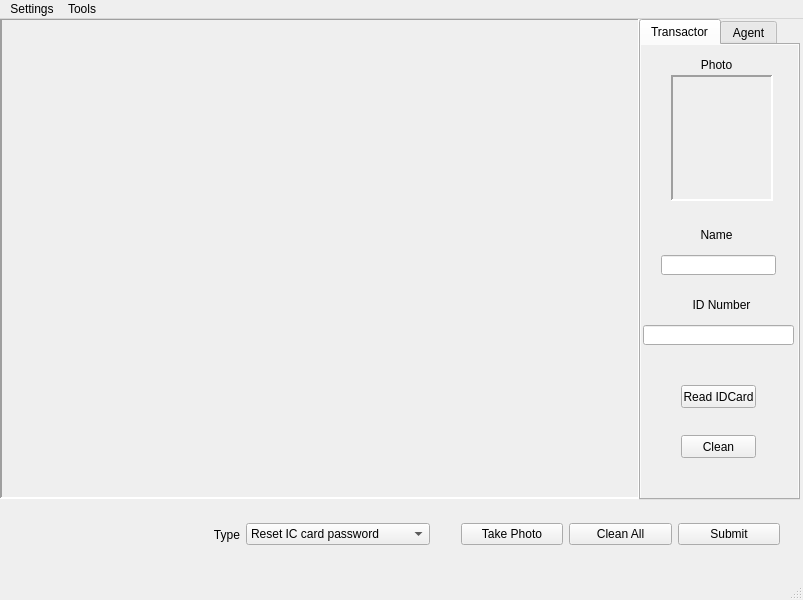
<?xml version="1.0" encoding="UTF-8"?>
<ui version="4.0">
 <class>TakePhotosClass</class>
 <widget class="QMainWindow" name="TakePhotosClass">
  <property name="geometry">
   <rect>
    <x>0</x>
    <y>0</y>
    <width>803</width>
    <height>600</height>
   </rect>
  </property>
  <property name="windowTitle">
   <string>TakePhotos</string>
  </property>
  <property name="locale">
   <locale language="Armenian" country="Armenia"/>
  </property>
  <widget class="QWidget" name="centralWidget">
   <widget class="QLabel" name="cameraLabel">
    <property name="geometry">
     <rect>
      <x>0</x>
      <y>-1</y>
      <width>640</width>
      <height>481</height>
     </rect>
    </property>
    <property name="autoFillBackground">
     <bool>true</bool>
    </property>
    <property name="locale">
     <locale language="Armenian" country="Armenia"/>
    </property>
    <property name="frameShape">
     <enum>QFrame::Panel</enum>
    </property>
    <property name="frameShadow">
     <enum>QFrame::Sunken</enum>
    </property>
    <property name="lineWidth">
     <number>2</number>
    </property>
    <property name="text">
     <string/>
    </property>
   </widget>
   <widget class="QTabWidget" name="tabWidget">
    <property name="geometry">
     <rect>
      <x>639</x>
      <y>0</y>
      <width>161</width>
      <height>481</height>
     </rect>
    </property>
    <property name="font">
     <font>
      <pointsize>9</pointsize>
     </font>
    </property>
    <property name="autoFillBackground">
     <bool>true</bool>
    </property>
    <property name="tabPosition">
     <enum>QTabWidget::North</enum>
    </property>
    <property name="tabShape">
     <enum>QTabWidget::Rounded</enum>
    </property>
    <property name="currentIndex">
     <number>0</number>
    </property>
    <property name="usesScrollButtons">
     <bool>true</bool>
    </property>
    <property name="documentMode">
     <bool>false</bool>
    </property>
    <widget class="QWidget" name="transactorTab">
     <property name="autoFillBackground">
      <bool>true</bool>
     </property>
     <attribute name="title">
      <string>Transactor</string>
     </attribute>
     <widget class="QPushButton" name="cleanBtn">
      <property name="geometry">
       <rect>
        <x>40</x>
        <y>390</y>
        <width>75</width>
        <height>23</height>
       </rect>
      </property>
      <property name="text">
       <string>Clean</string>
      </property>
     </widget>
     <widget class="QLabel" name="label_3">
      <property name="geometry">
       <rect>
        <x>0</x>
        <y>180</y>
        <width>151</width>
        <height>20</height>
       </rect>
      </property>
      <property name="text">
       <string>Name</string>
      </property>
      <property name="alignment">
       <set>Qt::AlignCenter</set>
      </property>
     </widget>
     <widget class="QPushButton" name="readInfoBtn">
      <property name="geometry">
       <rect>
        <x>40</x>
        <y>340</y>
        <width>75</width>
        <height>23</height>
       </rect>
      </property>
      <property name="text">
       <string>Read IDCard</string>
      </property>
     </widget>
     <widget class="QLineEdit" name="nameInput">
      <property name="geometry">
       <rect>
        <x>20</x>
        <y>210</y>
        <width>115</width>
        <height>20</height>
       </rect>
      </property>
      <property name="font">
       <font>
        <pointsize>10</pointsize>
       </font>
      </property>
      <property name="text">
       <string/>
      </property>
      <property name="alignment">
       <set>Qt::AlignCenter</set>
      </property>
     </widget>
     <widget class="QLabel" name="cardPhtotoTextLabel_2">
      <property name="geometry">
       <rect>
        <x>0</x>
        <y>10</y>
        <width>151</width>
        <height>20</height>
       </rect>
      </property>
      <property name="text">
       <string>Photo</string>
      </property>
      <property name="alignment">
       <set>Qt::AlignCenter</set>
      </property>
     </widget>
     <widget class="QLabel" name="cardPhotoLabel">
      <property name="geometry">
       <rect>
        <x>30</x>
        <y>30</y>
        <width>102</width>
        <height>126</height>
       </rect>
      </property>
      <property name="frameShape">
       <enum>QFrame::Panel</enum>
      </property>
      <property name="frameShadow">
       <enum>QFrame::Sunken</enum>
      </property>
      <property name="lineWidth">
       <number>2</number>
      </property>
      <property name="midLineWidth">
       <number>0</number>
      </property>
      <property name="text">
       <string/>
      </property>
     </widget>
     <widget class="QLabel" name="label_4">
      <property name="geometry">
       <rect>
        <x>20</x>
        <y>250</y>
        <width>121</width>
        <height>20</height>
       </rect>
      </property>
      <property name="text">
       <string>ID Number</string>
      </property>
      <property name="alignment">
       <set>Qt::AlignCenter</set>
      </property>
     </widget>
     <widget class="QLineEdit" name="IDCardNumInput">
      <property name="geometry">
       <rect>
        <x>2</x>
        <y>280</y>
        <width>151</width>
        <height>20</height>
       </rect>
      </property>
      <property name="font">
       <font>
        <pointsize>10</pointsize>
       </font>
      </property>
      <property name="alignment">
       <set>Qt::AlignCenter</set>
      </property>
     </widget>
    </widget>
    <widget class="QWidget" name="agentTab">
     <property name="autoFillBackground">
      <bool>true</bool>
     </property>
     <property name="locale">
      <locale language="Armenian" country="Armenia"/>
     </property>
     <attribute name="title">
      <string>Agent</string>
     </attribute>
     <widget class="QLabel" name="agentPhotoLabel">
      <property name="geometry">
       <rect>
        <x>30</x>
        <y>30</y>
        <width>102</width>
        <height>126</height>
       </rect>
      </property>
      <property name="frameShape">
       <enum>QFrame::Panel</enum>
      </property>
      <property name="frameShadow">
       <enum>QFrame::Sunken</enum>
      </property>
      <property name="lineWidth">
       <number>2</number>
      </property>
      <property name="text">
       <string/>
      </property>
     </widget>
     <widget class="QLabel" name="cardPhtotoTextLabel">
      <property name="geometry">
       <rect>
        <x>0</x>
        <y>10</y>
        <width>151</width>
        <height>20</height>
       </rect>
      </property>
      <property name="text">
       <string>Photo</string>
      </property>
      <property name="alignment">
       <set>Qt::AlignCenter</set>
      </property>
     </widget>
     <widget class="QLabel" name="label">
      <property name="geometry">
       <rect>
        <x>20</x>
        <y>250</y>
        <width>121</width>
        <height>20</height>
       </rect>
      </property>
      <property name="text">
       <string>ID Number</string>
      </property>
      <property name="alignment">
       <set>Qt::AlignCenter</set>
      </property>
     </widget>
     <widget class="QLabel" name="label_2">
      <property name="geometry">
       <rect>
        <x>0</x>
        <y>180</y>
        <width>151</width>
        <height>20</height>
       </rect>
      </property>
      <property name="text">
       <string>Name</string>
      </property>
      <property name="alignment">
       <set>Qt::AlignCenter</set>
      </property>
     </widget>
     <widget class="QLineEdit" name="agentNameInput">
      <property name="geometry">
       <rect>
        <x>20</x>
        <y>210</y>
        <width>115</width>
        <height>20</height>
       </rect>
      </property>
      <property name="font">
       <font>
        <pointsize>10</pointsize>
       </font>
      </property>
      <property name="text">
       <string/>
      </property>
      <property name="alignment">
       <set>Qt::AlignCenter</set>
      </property>
     </widget>
     <widget class="QPushButton" name="readAgentBtn">
      <property name="geometry">
       <rect>
        <x>40</x>
        <y>340</y>
        <width>75</width>
        <height>23</height>
       </rect>
      </property>
      <property name="text">
       <string>Read IDCard</string>
      </property>
     </widget>
     <widget class="QPushButton" name="cleanAgentBtn">
      <property name="geometry">
       <rect>
        <x>40</x>
        <y>390</y>
        <width>75</width>
        <height>23</height>
       </rect>
      </property>
      <property name="text">
       <string>Clean</string>
      </property>
     </widget>
     <widget class="QLineEdit" name="agentNumInput">
      <property name="geometry">
       <rect>
        <x>2</x>
        <y>280</y>
        <width>151</width>
        <height>20</height>
       </rect>
      </property>
      <property name="font">
       <font>
        <pointsize>10</pointsize>
       </font>
      </property>
      <property name="alignment">
       <set>Qt::AlignCenter</set>
      </property>
     </widget>
    </widget>
   </widget>
   <widget class="QWidget" name="horizontalLayoutWidget">
    <property name="geometry">
     <rect>
      <x>450</x>
      <y>480</y>
      <width>341</width>
      <height>71</height>
     </rect>
    </property>
    <layout class="QHBoxLayout" name="horizontalLayout">
     <item>
      <widget class="QPushButton" name="takePhotoBtn">
       <property name="text">
        <string>Take Photo</string>
       </property>
      </widget>
     </item>
     <item>
      <widget class="QPushButton" name="cleanAllBtn">
       <property name="enabled">
        <bool>true</bool>
       </property>
       <property name="text">
        <string>Clean All</string>
       </property>
      </widget>
     </item>
     <item>
      <widget class="QPushButton" name="submitBtn">
       <property name="text">
        <string>Submit</string>
       </property>
      </widget>
     </item>
    </layout>
   </widget>
   <widget class="QWidget" name="horizontalLayoutWidget_2">
    <property name="geometry">
     <rect>
      <x>100</x>
      <y>480</y>
      <width>341</width>
      <height>71</height>
     </rect>
    </property>
    <layout class="QHBoxLayout" name="horizontalLayout_2">
     <item>
      <widget class="QLabel" name="label_5">
       <property name="sizePolicy">
        <sizepolicy hsizetype="Preferred" vsizetype="Preferred">
         <horstretch>0</horstretch>
         <verstretch>0</verstretch>
        </sizepolicy>
       </property>
       <property name="text">
        <string>Type</string>
       </property>
       <property name="alignment">
        <set>Qt::AlignRight|Qt::AlignTrailing|Qt::AlignVCenter</set>
       </property>
      </widget>
     </item>
     <item>
      <widget class="QComboBox" name="comboBox_2">
       <item>
        <property name="text">
         <string>Reset IC card password</string>
        </property>
       </item>
       <item>
        <property name="text">
         <string>IC card relieves the loss</string>
        </property>
       </item>
       <item>
        <property name="text">
         <string>Card - free settlement record</string>
        </property>
       </item>
      </widget>
     </item>
    </layout>
   </widget>
  </widget>
  <widget class="QMenuBar" name="menuBar">
   <property name="geometry">
    <rect>
     <x>0</x>
     <y>0</y>
     <width>803</width>
     <height>23</height>
    </rect>
   </property>
   <property name="autoFillBackground">
    <bool>true</bool>
   </property>
   <widget class="QMenu" name="menu">
    <property name="autoFillBackground">
     <bool>true</bool>
    </property>
    <property name="title">
     <string>Settings</string>
    </property>
    <widget class="QMenu" name="menuSwitch_Camera">
     <property name="enabled">
      <bool>true</bool>
     </property>
     <property name="title">
      <string>Switch Camera</string>
     </property>
    </widget>
    <addaction name="menuSwitch_Camera"/>
    <addaction name="actionFont_Settings"/>
    <addaction name="actionServer_Setting"/>
   </widget>
   <widget class="QMenu" name="menuTools">
    <property name="title">
     <string>Tools</string>
    </property>
    <addaction name="actionHistory"/>
   </widget>
   <addaction name="menu"/>
   <addaction name="menuTools"/>
  </widget>
  <widget class="QStatusBar" name="statusBar"/>
  <action name="actionCamera_1">
   <property name="checkable">
    <bool>true</bool>
   </property>
   <property name="checked">
    <bool>true</bool>
   </property>
   <property name="text">
    <string>Camera 1</string>
   </property>
  </action>
  <action name="actionCamera_2">
   <property name="checkable">
    <bool>true</bool>
   </property>
   <property name="text">
    <string>Camera 2</string>
   </property>
  </action>
  <action name="actionCamera_3">
   <property name="checkable">
    <bool>true</bool>
   </property>
   <property name="text">
    <string>Camera 3</string>
   </property>
  </action>
  <action name="actionCamera_4">
   <property name="checkable">
    <bool>true</bool>
   </property>
   <property name="text">
    <string>Camera 4</string>
   </property>
  </action>
  <action name="actionCamera_5">
   <property name="checkable">
    <bool>true</bool>
   </property>
   <property name="text">
    <string>Camera 5</string>
   </property>
  </action>
  <action name="actionText_Settings">
   <property name="text">
    <string>Text Settings</string>
   </property>
  </action>
  <action name="actionFont_Settings">
   <property name="text">
    <string>Font Settings</string>
   </property>
  </action>
  <action name="actionServer_Setting">
   <property name="text">
    <string>Server Setting</string>
   </property>
  </action>
  <action name="actionHistory">
   <property name="text">
    <string>History</string>
   </property>
  </action>
 </widget>
 <layoutdefault spacing="6" margin="11"/>
 <tabstops>
  <tabstop>takePhotoBtn</tabstop>
  <tabstop>nameInput</tabstop>
  <tabstop>IDCardNumInput</tabstop>
  <tabstop>comboBox_2</tabstop>
  <tabstop>readInfoBtn</tabstop>
  <tabstop>cleanBtn</tabstop>
  <tabstop>tabWidget</tabstop>
  <tabstop>agentNameInput</tabstop>
  <tabstop>agentNumInput</tabstop>
  <tabstop>readAgentBtn</tabstop>
  <tabstop>cleanAgentBtn</tabstop>
  <tabstop>cleanAllBtn</tabstop>
  <tabstop>submitBtn</tabstop>
 </tabstops>
 <resources/>
 <connections/>
</ui>
